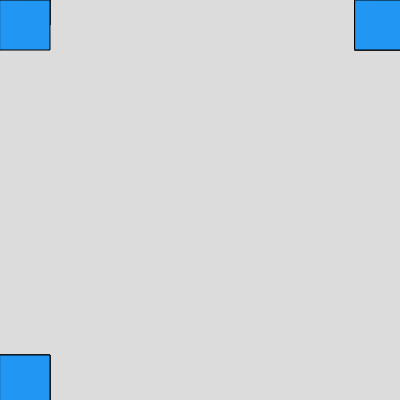
Frame 1 (no input)
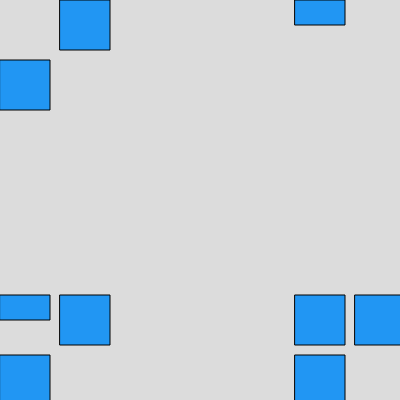
Frame 60 (no input)
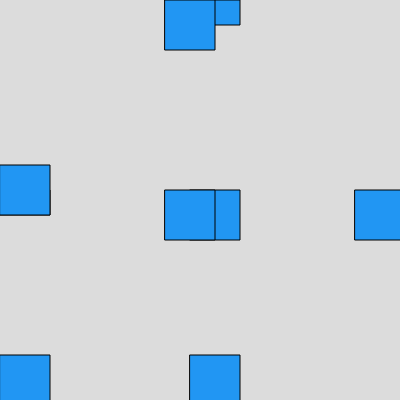
Frame 120 (the mouse pressed at the canvas centre since frame 60)

The p5.js sketch that drew these frames (run headless with seeded random() and noise() and a simulated clock; from frame 60 on, the mouse is pressed at the canvas centre):

// p5.js sketch
// ── sketch.js
var offset = 0
function setup() {
  createCanvas(400, 400);
}

function draw() {
  background(220);
  fill('#2196F3')
  rect(0 + offset,0,50,25)
  rect(0,0 + offset,50,25)
  rect(0 + offset, offset,50)
  rect(355,0 + offset,50)
  rect(355 - offset,0,50)
  rect(355-offset,offset,50)
  rect(0,355,50)
  rect(0+offset,355,50)
  rect(0,355 - offset,50)
  rect(355-offset,offset,)
  offset = offset + 5

  if(offset>400) {
     offset =0 
  }




} 
